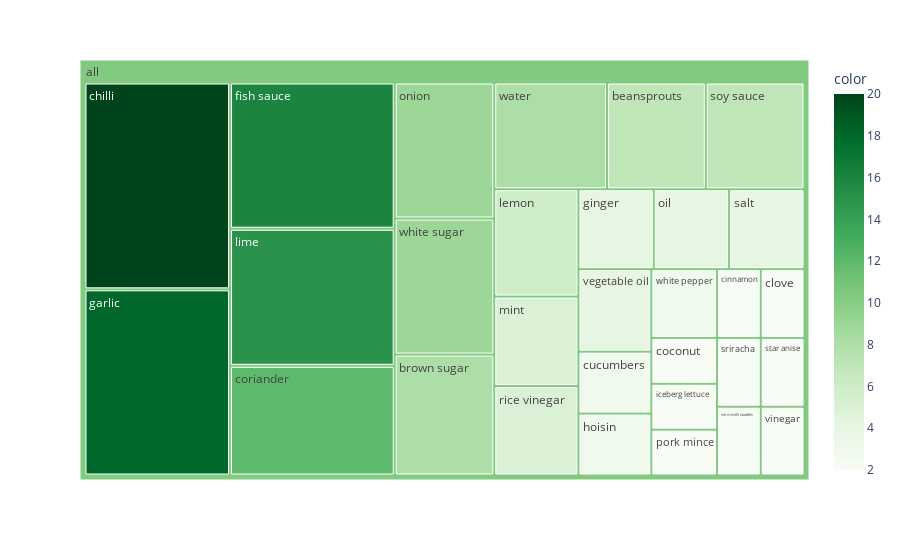

Source (notebook cell):
### Code cell
# to have a same origin
df_table["all"] = "all" 

# creating tree map using plotly
fig = px.treemap(df_table.head(30), path=['all', "items"], values='incident_count',
                  color=df_table["incident_count"].head(30), hover_data=['items'],
                  color_continuous_scale='Greens'
                )
# Plot the treemap
fig.show()

### Figure 1 — Plotly figure (JSON) as saved in the notebook; plotly's stock layout.template omitted (floating-point values rounded to 4 significant figures)
{"data": [{"branchvalues": "total", "customdata": [["beansprouts", 7], ["brown sugar", 8], ["chilli", 20], ["cinnamon", 2], ["clove", 2], ["coconut", 2], ["coriander", 12], ["cucumbers", 3], ["fish sauce", 16], ["garlic", 18], ["ginger", 4], ["hoisin", 3], ["iceberg lettuce", 2], ["lemon", 6], ["lime", 15], ["mint", 5], ["oil", 4], ["onion", 9], ["pork mince", 2], ["rice vinegar", 5], ["salt", 4], ["soy sauce", 7], ["sriracha", 2], ["star anise", 2], ["vegetable oil", 4], ["vermicelli noodles", 2], ["vinegar", 2], ["water", 8], ["white pepper", 3], ["white sugar", 9], ["(?)", 10.37]], "domain": {"x": [0, 1], "y": [0, 1]}, "hovertemplate": "labels=%{label}<br>incident_count=%{value}<br>parent=%{parent}<br>id=%{id}<br>items=%{customdata[0]}<br>color=%{color}<extra></extra>", "ids": ["all/beansprouts", "all/brown sugar", "all/chilli", "all/cinnamon", "all/clove", "all/coconut", "all/coriander", "all/cucumbers", "all/fish sauce", "all/garlic", "all/ginger", "all/hoisin", "all/iceberg lettuce", "all/lemon", "all/lime", "all/mint", "all/oil", "all/onion", "all/pork mince", "all/rice vinegar", "all/salt", "all/soy sauce", "all/sriracha", "all/star anise", "all/vegetable oil", "all/vermicelli noodles", "all/vinegar", "all/water", "all/white pepper", "all/white sugar", "all"], "labels": ["beansprouts", "brown sugar", "chilli", "cinnamon", "clove", "coconut", "coriander", "cucumbers", "fish sauce", "garlic", "ginger", "hoisin", "iceberg lettuce", "lemon", "lime", "mint", "oil", "onion", "pork mince", "rice vinegar", "salt", "soy sauce", "sriracha", "star anise", "vegetable oil", "vermicelli noodles", "vinegar", "water", "white pepper", "white sugar", "all"], "marker": {"coloraxis": "coloraxis", "colors": [7, 8, 20, 2, 2, 2, 12, 3, 16, 18, 4, 3, 2, 6, 15, 5, 4, 9, 2, 5, 4, 7, 2, 2, 4, 2, 2, 8, 3, 9, 10.37]}, "name": "", "parents": ["all", "all", "all", "all", "all", "all", "all", "all", "all", "all", "all", "all", "all", "all", "all", "all", "all", "all", "all", "all", "all", "all", "all", "all", "all", "all", "all", "all", "all", "all", ""], "type": "treemap", "values": [7, 8, 20, 2, 2, 2, 12, 3, 16, 18, 4, 3, 2, 6, 15, 5, 4, 9, 2, 5, 4, 7, 2, 2, 4, 2, 2, 8, 3, 9, 188]}], "layout": {"coloraxis": {"colorbar": {"title": {"text": "color"}}, "colorscale": [[0, "rgb(247,252,245)"], [0.125, "rgb(229,245,224)"], [0.25, "rgb(199,233,192)"], [0.375, "rgb(161,217,155)"], [0.5, "rgb(116,196,118)"], [0.625, "rgb(65,171,93)"], [0.75, "rgb(35,139,69)"], [0.875, "rgb(0,109,44)"], [1, "rgb(0,68,27)"]]}, "legend": {"tracegroupgap": 0}, "margin": {"t": 60}}}
